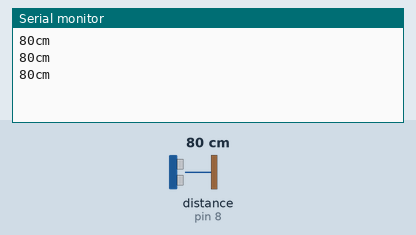
Bench run of a sketch on a simulated Arduino Uno, built with avr-gcc and run on an emulated ATmega328P. On the bench: the last lines printed to the serial monitor. Wiring (inferred from the names in the program): ultrasonic range finder: trigger pin 9; echo pin 8. The test bench sets the inputs (shaded band); at power-on: distance to the obstacle (sensor on pin 8) 80 cm. The echo pulse lasts 58.3 µs per cm.

Above: at 1.3 s.
1.4 s: distance to the obstacle (sensor on pin 8) set to 2 cm
At 1.9 s:
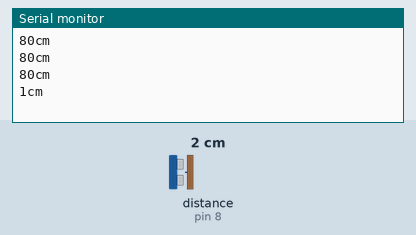
2.9 s: distance to the obstacle (sensor on pin 8) set to 4 cm
At 3.4 s:
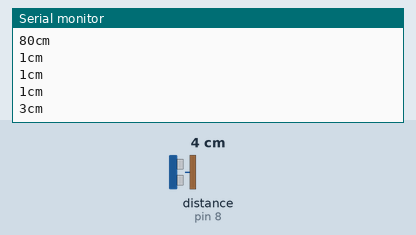
Timing chart, 0 to 5.9 s (numbered marks = the images above; inputs shaded):
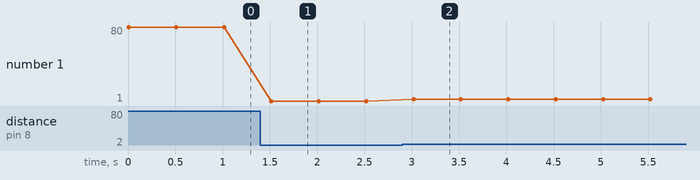

The sketch:

ultrasoundSensor.ino
```cpp
// this constant won't change. It's the pin number of the sensor's output:
const int trigPin = 9;
const int echoPin = 8;

void setup() {
  // initialize serial communication:
  Serial.begin(9600);
  pinMode(trigPin, OUTPUT);
  pinMode(echoPin, INPUT);
}

void loop() {
  // establish variables for duration of the ping, and the distance result
  // in inches and centimeters:
  long duration, cm;

  // The PING))) is triggered by a HIGH pulse of 2 or more microseconds.
  // Give a short LOW pulse beforehand to ensure a clean HIGH pulse:
  digitalWrite(trigPin, LOW);
  delayMicroseconds(2);
  digitalWrite(trigPin, HIGH);
  delayMicroseconds(5);
  digitalWrite(trigPin, LOW);

  // The same pin is used to read the signal from the PING))): a HIGH pulse
  // whose duration is the time (in microseconds) from the sending of the ping
  // to the reception of its echo off of an object.
  duration = pulseIn(echoPin, HIGH);

  // convert the time into a distance
  cm = duration / 29 / 2;

  Serial.print(cm);
  Serial.print("cm");
  Serial.println();

  delay(500);
}
```

Measured:
- after the input at 1.4 s, the serial monitor: prints a new line after 0.12 s (image 1)
- after the input at 2.9 s, the serial monitor: prints a new line after 0.12 s (image 2)
- plotted number 1: 80 → 1 after the input at 1.4 s, 1 → 3 after the input at 2.9 s
